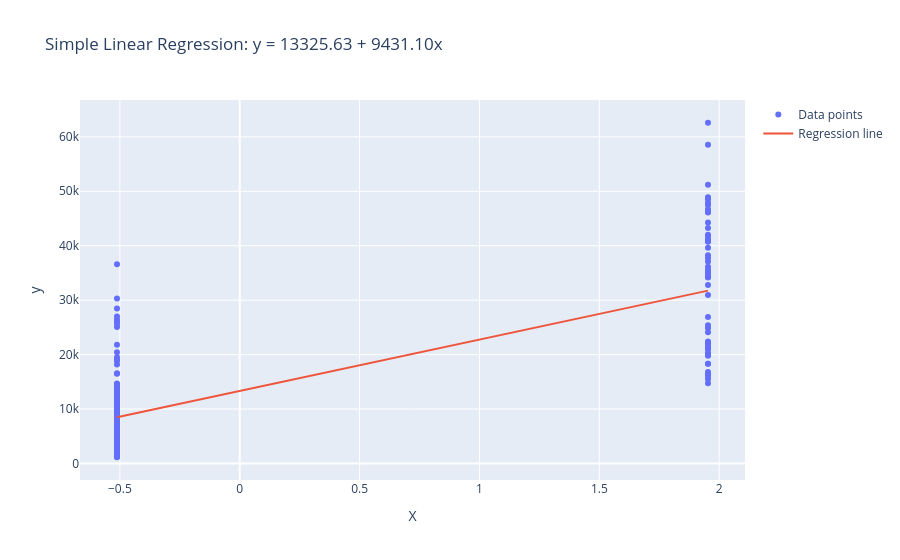

The notebook cell this image was saved under:
### Code cell
smoke_lasso_model.plot(X_test_smoker, Y_test , y_pred_smoker_lasso)

### Figure 1 — Plotly figure (JSON) as saved in the notebook; plotly's stock layout.template omitted (floating-point values rounded to 4 significant figures; data arrays with more than 128 entries replaced by an {"elided": "..."} marker saying what was removed)
{"data": [{"mode": "markers", "name": "Data points", "type": "scatter", "x": {"elided": "268 float values"}, "y": {"elided": "268 float values"}}, {"mode": "lines", "name": "Regression line", "type": "scatter", "x": {"elided": "268 float values"}, "y": {"elided": "268 float values"}}], "layout": {"title": {"text": "Simple Linear Regression: y = 13325.63 + 9431.10x"}, "xaxis": {"title": {"text": "X"}}, "yaxis": {"title": {"text": "y"}}}}
